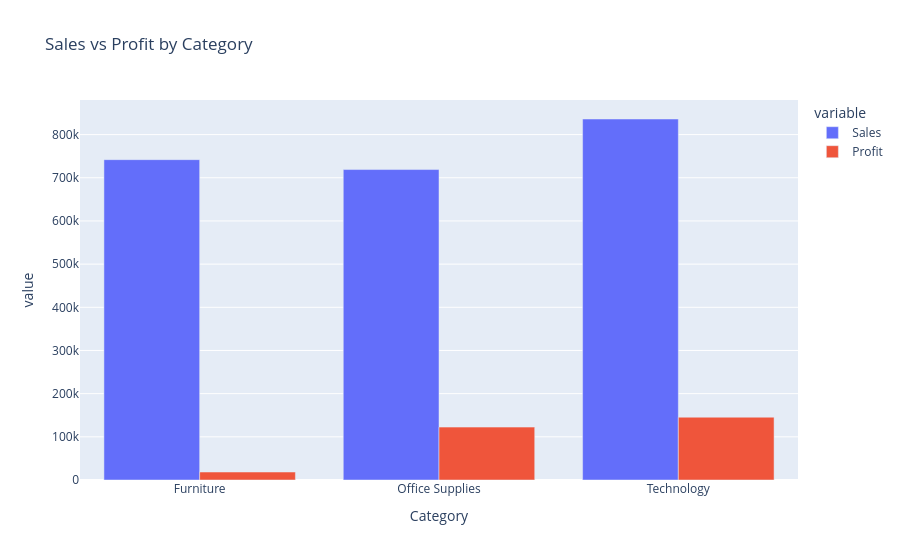

This figure's notebook cell:
### Code cell
fig = px.bar(df.groupby('Category')[['Sales','Profit']].sum().reset_index(), 
             x='Category', y=['Sales','Profit'],
             title='Sales vs Profit by Category',
             barmode='group')
fig.show()

### Figure 1 — Plotly figure (JSON) as saved in the notebook; plotly's stock layout.template omitted (floating-point values rounded to 4 significant figures)
{"data": [{"alignmentgroup": "True", "hovertemplate": "variable=Sales<br>Category=%{x}<br>value=%{y}<extra></extra>", "legendgroup": "Sales", "marker": {"color": "#636efa", "pattern": {"shape": ""}}, "name": "Sales", "offsetgroup": "Sales", "orientation": "v", "showlegend": true, "textposition": "auto", "type": "bar", "x": ["Furniture", "Office Supplies", "Technology"], "xaxis": "x", "y": [742000.0, 719000.0, 836200.0], "yaxis": "y"}, {"alignmentgroup": "True", "hovertemplate": "variable=Profit<br>Category=%{x}<br>value=%{y}<extra></extra>", "legendgroup": "Profit", "marker": {"color": "#EF553B", "pattern": {"shape": ""}}, "name": "Profit", "offsetgroup": "Profit", "orientation": "v", "showlegend": true, "textposition": "auto", "type": "bar", "x": ["Furniture", "Office Supplies", "Technology"], "xaxis": "x", "y": [18450.0, 122500.0, 145500.0], "yaxis": "y"}], "layout": {"barmode": "group", "legend": {"title": {"text": "variable"}, "tracegroupgap": 0}, "title": {"text": "Sales vs Profit by Category"}, "xaxis": {"anchor": "y", "domain": [0, 1], "title": {"text": "Category"}}, "yaxis": {"anchor": "x", "domain": [0, 1], "title": {"text": "value"}}}}
